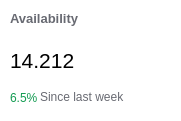
       <widget class="QWidget" name="availabiliyStatOffice" native="true">
        <property name="geometry">
         <rect>
          <x>30</x>
          <y>162</y>
          <width>181</width>
          <height>121</height>
         </rect>
        </property>
        <property name="styleSheet">
         <string notr="true">background-color:white;
border-radius:5px;</string>
        </property>
        <widget class="QLabel" name="avialabilty_text">
         <property name="geometry">
          <rect>
           <x>10</x>
           <y>8</y>
           <width>81</width>
           <height>21</height>
          </rect>
         </property>
         <property name="font">
          <font>
           <pointsize>10</pointsize>
           <weight>75</weight>
           <bold>true</bold>
          </font>
         </property>
         <property name="styleSheet">
          <string notr="true">color:#686A72;</string>
         </property>
         <property name="text">
          <string>Availability</string>
         </property>
        </widget>
        <widget class="QLabel" name="available_offices">
         <property name="geometry">
          <rect>
           <x>10</x>
           <y>40</y>
           <width>110</width>
           <height>41</height>
          </rect>
         </property>
         <property name="font">
          <font>
           <pointsize>16</pointsize>
          </font>
         </property>
         <property name="text">
          <string>14.212</string>
         </property>
        </widget>
        <widget class="QLabel" name="earning_pourcetage_2">
         <property name="geometry">
          <rect>
           <x>10</x>
           <y>90</y>
           <width>49</width>
           <height>16</height>
          </rect>
         </property>
         <property name="styleSheet">
          <string notr="true">color:#129B51;</string>
         </property>
         <property name="text">
          <string>6.5%</string>
         </property>
        </widget>
        <widget class="QLabel" name="since_last_week3">
         <property name="geometry">
          <rect>
           <x>40</x>
           <y>89</y>
           <width>101</width>
           <height>16</height>
          </rect>
         </property>
         <property name="styleSheet">
          <string notr="true">color:#686A72;</string>
         </property>
         <property name="text">
          <string>Since last week</string>
         </property>
        </widget>
        <widget class="QLabel" name="availabilty_icon">
         <property name="geometry">
          <rect>
           <x>141</x>
           <y>8</y>
           <width>31</width>
           <height>31</height>
          </rect>
         </property>
         <property name="text">
          <string/>
         </property>
         <property name="pixmap">
          <pixmap resource="res.qrc">:/img/img/tick_icone.png</pixmap>
         </property>
        </widget>
       </widget>
